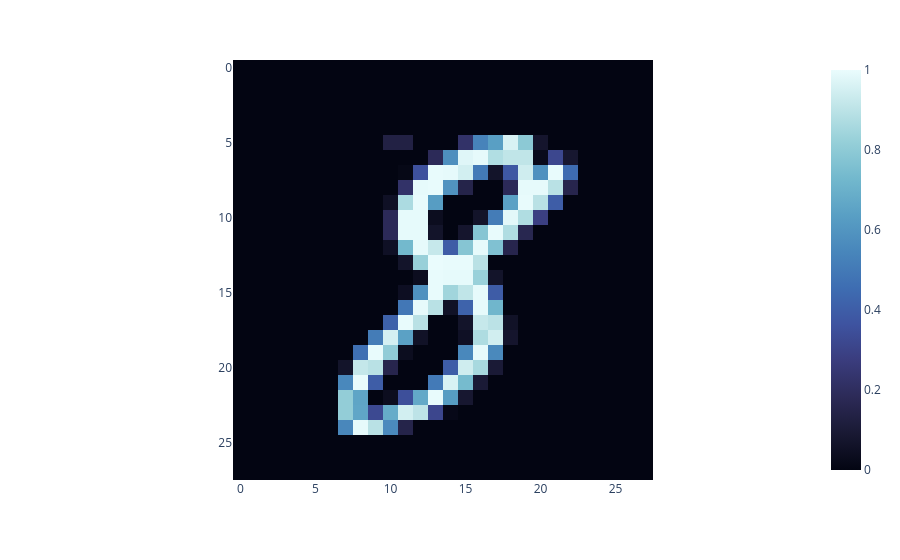

Notebook code for this chart:
### Markdown cell above
Verify the data

### Code cell
px.imshow(X_subset[20].reshape(28,28),color_continuous_scale='ice')

### Figure 1 — Plotly figure (JSON) as saved in the notebook; plotly's stock layout.template omitted (floating-point values rounded to 4 significant figures; data arrays with more than 128 entries replaced by an {"elided": "..."} marker saying what was removed)
{"data": [{"coloraxis": "coloraxis", "hovertemplate": "x: %{x}<br>y: %{y}<br>color: %{z}<extra></extra>", "name": "0", "type": "heatmap", "xaxis": "x", "yaxis": "y", "z": {"elided": "28x28 float values"}}], "layout": {"coloraxis": {"colorscale": [[0, "rgb(3, 5, 18)"], [0.09091, "rgb(25, 25, 51)"], [0.1818, "rgb(44, 42, 87)"], [0.2727, "rgb(58, 60, 125)"], [0.3636, "rgb(62, 83, 160)"], [0.4545, "rgb(62, 109, 178)"], [0.5455, "rgb(72, 134, 187)"], [0.6364, "rgb(89, 159, 196)"], [0.7273, "rgb(114, 184, 205)"], [0.8182, "rgb(149, 207, 216)"], [0.9091, "rgb(192, 229, 232)"], [1, "rgb(234, 252, 253)"]]}, "margin": {"t": 60}, "xaxis": {"anchor": "y", "constrain": "domain", "domain": [0, 1], "scaleanchor": "y"}, "yaxis": {"anchor": "x", "autorange": "reversed", "constrain": "domain", "domain": [0, 1]}}}
